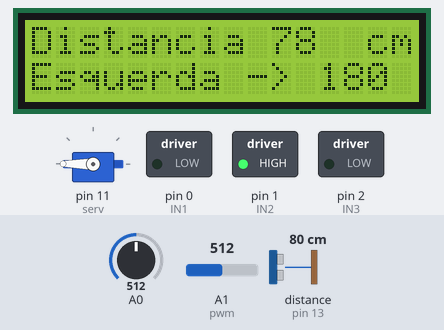
Recording of a sketch running on a simulated Arduino Uno, built with avr-gcc and run on an emulated ATmega328P. On the bench: servo, 16×2 character LCD, switched loads named in the sketch (green lamp = pin HIGH). Wiring (inferred from the names in the program): ultrasonic range finder: trigger pin 12; echo pin 13. Inputs (shaded band) come from the test bench; at power-on: A0 = 512, distance to the obstacle (sensor on pin 13) 80 cm, A1 (pwm) = 512. The echo pulse lasts 58.3 µs per cm; pins used as bus, display or sensor lines are not drawn.

Above: at 5.2 s.
5.3 s: A0 set to 416
6.8 s: A0 set to 386
At 8.0 s:
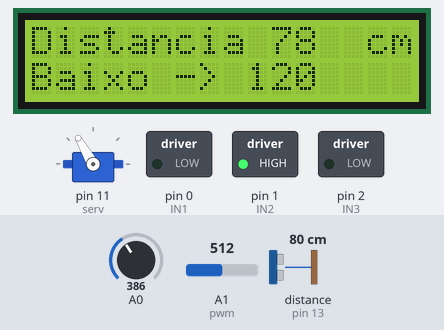
8.5 s: A0 set to 212
10.0 s: A0 set to 186
At 10.5 s:
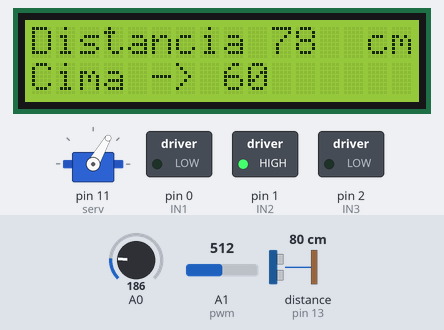
11.7 s: A0 set to 10
At 13.0 s:
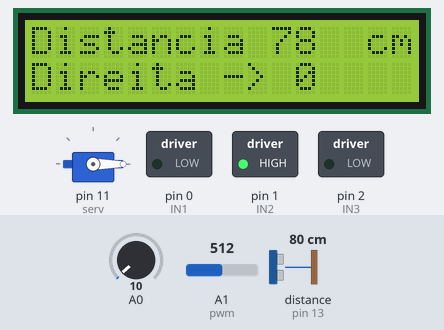
13.3 s: distance to the obstacle (sensor on pin 13) set to 2 cm
At 14.1 s:
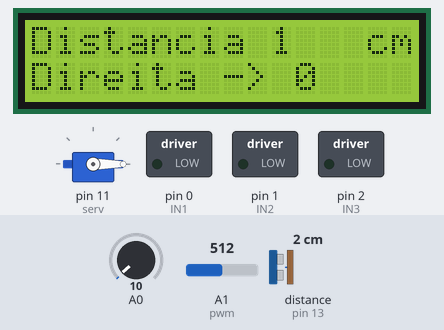
Timing chart, 0 to 20.8 s (numbered marks = the images above; inputs shaded):
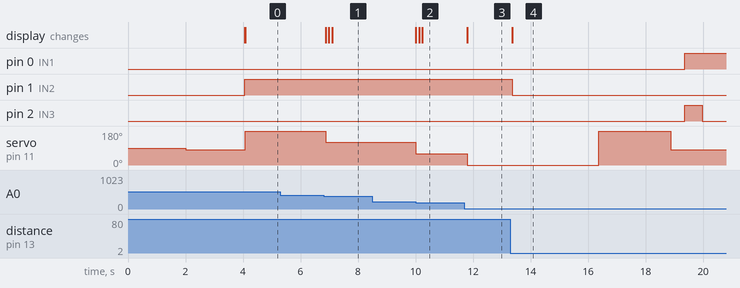

Measured:
- the behaviour switches between 400 and 399 on A0 (found by bisection; images 0 and 1)
- the behaviour switches between 200 and 199 on A0 (found by bisection; images 1 and 2)
- after the input at 5.3 s, every drawn part: stays the same
- after the input at 6.8 s, servo on pin 11 (serv): 180° → 120° after 0.08 s; the display: changes after 0.08 s (image 1)
- after the input at 8.5 s, every drawn part: stays the same
- after the input at 10.0 s, servo on pin 11 (serv): 120° → 60° at once; the display: changes at once (image 2)
- after the input at 11.7 s, servo on pin 11 (serv): 60° → 0° after 0.11 s; the display: changes after 0.11 s (image 3)
- after the input at 13.3 s, pin 0 (IN1): LOW → HIGH after 6.1 s; pin 1 (IN2): HIGH → LOW after 0.07 s; pin 2 (IN3): LOW → HIGH after 6.1 s, → LOW 0.60 s later; servo on pin 11 (serv): 0° → 180° after 3.1 s, → 80° 2.5 s later; the display: changes after 0.07 s (image 4)

The sketch:

RoboUltraSom_Display.ino
```cpp
/*

     Software de controle do robô do Curso de Arduino WR Kits Channel
     usando LCD Keypad Shield, Controladora Motores, Servo Motor e Sensor Ultrasom

*/

// --- Bibliotecas Auxiliares ---
#include <Servo.h>                            //Biblioteca para controle de servos
#include <LiquidCrystal.h>                    //Biblioteca para apresentação de dados no ShieldDisplay

// --- Mapeamento de Hardware ---
//#define EN1     ???0                             //Enable driver
//#define EN2     ???1                             //Enable driver
#define IN1     0                             //Driver L293D
#define IN2     1                             //Driver L293D
#define IN3     2                             //Driver L293D
#define IN4     3                             //Driver L293D
#define trig   12                             //Saída para o pino de trigger do sensor
#define echo   13                             //Entrada para o pino de echo do sensor
#define serv   11                             //Saída para o servo motor
#define pwm    A1                             //Entrada analógica para ajuste de velocidade


// --- Protótipo das Funções Auxiliares ---
float measureDistance();                      //Função para medir, calcular e retornar a distância em cm
void trigPulse();                             //Função que gera o pulso de trigger de 10µs
void speedAdjust();                           //Função para ajustar velocidade dos motores
void decision();                              //Função para tomada de decisão. Qual melhor caminho?
void robotAhead();                            //Função para mover o robô para frente
void robotBack();                             //Função para mover o robô para trás
void robotRight();                            //Função para mover o robô para direita
void robotLeft();                             //Função para mover o robô para esquerda
void robotStop();                             //Função para parar o robô


// --- Objetos ---
Servo servo1;                                 //Cria objeto para o servo motor
LiquidCrystal lcd(8, 9, 4, 5, 6, 7);


// --- Variáveis Globais ---
int dist_cm;                                //Armazena a distância em centímetros entre o robô e o obstáculo
int dist_right;                             //Armazena a distância em centímetros da direita
int dist_left;                              //Armazena a distância em centímetros da esquerda
int   adc = 0x00;                           //Armazena o valor lido na entrada analógica


// --- Configurações Iniciais ---
void setup()
{
 for(char i=0; i<3; i++) pinMode(i, OUTPUT); //Saídas para o driver L293D
 //pinMode(EN1, OUTPUT);                        //Saída para controle de PWM do driver
 //pinMode(EN2, OUTPUT);                        //Saída para controle de PWM do driver
 pinMode(trig, OUTPUT);                       //Saída para o pulso de trigger
 pinMode(serv, OUTPUT);                       //Saída para o servo motor
 pinMode(echo, INPUT);                        //Entrada para o pulso de echo

 servo1.attach(serv);                         //Objeto servo1 no pino de saída do servo

 digitalWrite(trig, LOW);                     //Pino de trigger inicia em low

 //for(int i=0; i<180; i++){
 // delay(30);
 // servo1.write(i);
 // }

 delay(2000);                                  //Aguarda meio segundo antes de iniciar
 servo1.write(80);                             //Centraliza servo
 delay(2000);

 // for(int i=180; i>0; i--){
 // delay(30);
 // servo1.write(i);
 // }

 lcd.begin(16, 2);                            //Inicializa o tamanho do Display

} //end setup


// --- Loop Infinito ---
void loop()
{
  speedAdjust();

  robotAhead();

  dist_cm = measureDistance();

  lcd.clear();
  lcd.setCursor(0,0);                         //Inicia o texto na primeira coluna e primeira linha do Display
  lcd.print("Distancia");                     //Escreve o texto da primeira linha
  lcd.setCursor(10,0);                        //Continua o texto na décima primeira coluna da primeira linha do Display
  lcd.print(dist_cm);                         //Escreve o valor da distancia no display
  lcd.setCursor(14,0);                        //Continua o texto
  lcd.print("cm");                            //Escreve o resto do teste no Display

  KeypadPressionado();

  if(dist_cm < 20)                            //distância menor que 20 cm?
  {
      decision();
  }


  delay(100);


} //end loop


// --- Desenvolvimento das Funções Auxiliares ---

float measureDistance()                       //Função que retorna a distância em centímetros
{
  float pulse;                                //Armazena o valor de tempo em µs que o pino echo fica em nível alto

  trigPulse();                                //Envia pulso de 10µs para o pino de trigger do sensor

  pulse = pulseIn(echo, HIGH);                //Mede o tempo em que echo fica em nível alto e armazena na variável pulse

  /*
    >>> Cálculo da Conversão de µs para cm:

   Velocidade do som = 340 m/s = 34000 cm/s

   1 segundo = 1000000 micro segundos

      1000000 µs - 34000 cm/s
            X µs - 1 cm

                  1E6
            X = ------- = 29.41
                 34000

    Para compensar o ECHO (ida e volta do ultrassom) multiplica-se por 2

    X' = 29.41 x 2 = 58.82

  */

  return (pulse/58.82);                      //Calcula distância em centímetros e retorna o valor


} //end measureDistante


void trigPulse()                             //Função para gerar o pulso de trigger para o sensor HC-SR04
{
   digitalWrite(trig,HIGH);                  //Saída de trigger em nível alto
   delayMicroseconds(10);                    //Por 10µs ...
   digitalWrite(trig,LOW);                   //Saída de trigger volta a nível baixo

} //end trigPulse


void speedAdjust()                           //Função para ajustar velocidade dos motores
{
    adc = analogRead(pwm);                   //Lê entrada analógica e armazena valor em adc

    adc = map(adc, 0, 1023, 0, 255);         //Ajusta valor para variar entre 0 e 255

//    analogWrite(EN1,adc);                    //PWM de acordo com ajuste do potenciômetro em EN1
//    analogWrite(EN2,adc);                    //PWM de acordo com ajuste do potenciômetro em EN2

} //end speedAdjust


void decision()                              //Compara as distâncias e decide qual melhor caminho a seguir
{
   robotStop();                              //Para o robô
   delay(500);                               //Aguarda 500ms
   servo1.write(0);                          //Move sensor para direita através do servo
   delay(500);                               //Aguarda 500ms
   dist_right = measureDistance();           //Mede distância e armazena em dist_right
   delay(2000);                              //Aguarda 2000ms
   servo1.write(180);                        //Move sensor para esquerda através do servo
   delay(500);                               //Aguarda 500ms
   dist_left = measureDistance();            //Mede distância e armazena em dis_left
   delay(2000);                              //Aguarda 2000ms
   servo1.write(80);                         //Centraliza servo
   delay(500);

   if(dist_right > dist_left)                //Distância da direita maior que da esquerda?
   {                                         //Sim...

      robotBack();                           //Move o robô para trás
      delay(600);                            //Por 600ms
      robotRight();                          //Move o robô para direita
      delay(2000);                           //Por 2000ms
      robotAhead();                          //Move o robô para frente

   } //end if

   else                                      //Não...
   {

      robotBack();                           //Move o robô para trás
      delay(600);                            //Por 600ms
      robotLeft();                           //Move o robô para esquerda
      delay(2000);                            //Por 2000ms
      robotAhead();                          //Move o robô para frente

   } //end else


} //end decision


void robotAhead()                            //Move o robô para frente
{
   digitalWrite(IN1,  LOW);
   digitalWrite(IN2, HIGH);
   digitalWrite(IN3,  LOW);
   digitalWrite(IN4, HIGH);

} //end robotAhead


void robotBack()                            //Move o robô para trás
{
//   digitalWrite(EN1, HIGH);
//   digitalWrite(EN2, HIGH);
   digitalWrite(IN1, HIGH);
   digitalWrite(IN2,  LOW);
   digitalWrite(IN3, HIGH);
   digitalWrite(IN4,  LOW);

} //end robotBack


void robotRight()                            //Move o robô para direita
{
//   digitalWrite(EN1, HIGH);
//   digitalWrite(EN2, HIGH);
   digitalWrite(IN1,  LOW);
   digitalWrite(IN2, HIGH);
   digitalWrite(IN3, HIGH);
   digitalWrite(IN4,  LOW);

} //end robotRight


void robotLeft()                            //Move o robô para esquerda
{
//   digitalWrite(EN1, HIGH);
//   digitalWrite(EN2, HIGH);
   digitalWrite(IN1, HIGH);
   digitalWrite(IN2,  LOW);
   digitalWrite(IN3,  LOW);
   digitalWrite(IN4, HIGH);

} //end robotLeft


void robotStop()                            //Para o robô
{
   digitalWrite(IN1,  LOW);
   digitalWrite(IN2,  LOW);
   digitalWrite(IN3,  LOW);
   digitalWrite(IN4,  LOW);

} //end robotStop

void KeypadPressionado()

{
 int botao;
 botao = analogRead (0);  //Leitura do valor da porta analógica A0
// botao = map(botao, 0, 1023, 0, 255);         //Ajusta o valor entre 0 e 255

 lcd.setCursor(0,1);
 if (botao < 80) {
  lcd.print ("Direita -> 0   ");
  servo1.write(0);                            //Move servo a 0 graus
 }
 else if (botao < 200) {
  lcd.print ("Cima -> 60     ");
  servo1.write(60);                            //Move servo a 60 graus
 }
 else if (botao < 400){
  lcd.print ("Baixo -> 120   ");
  servo1.write(120);                           //Move servo a 120 graus
 }
 else if (botao < 600){
  lcd.print ("Esquerda -> 180");
  servo1.write(180);                           //Move servo a 180 graus
 }
 else if (botao < 800){
  lcd.print ("Select  ");
  servo1.write(80);                            //Centraliza servo
 }
} //End KeypadPressionado()
```
